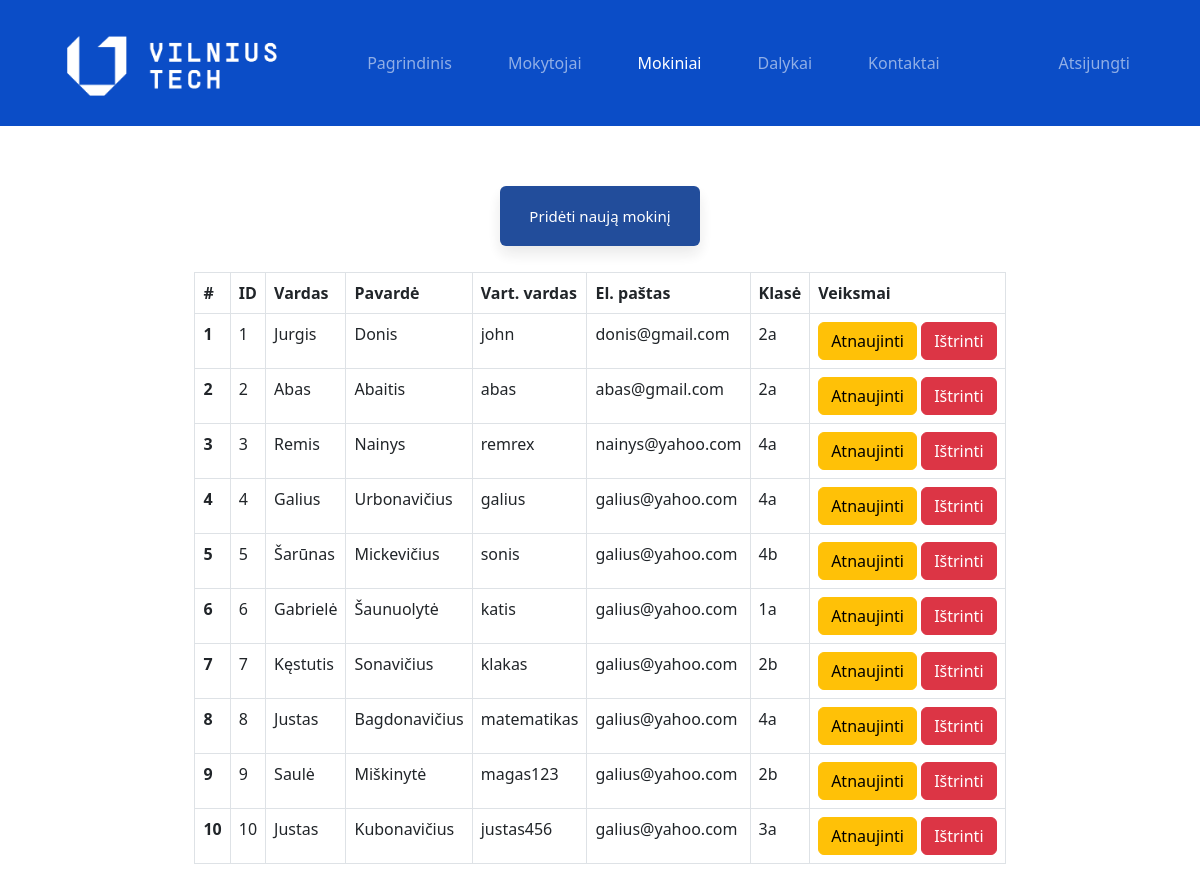
/dienynas/admin/student.php (signed in), run on the app's committed database.
### tables this page shows
CREATE TABLE `students` (
  `student_id` int(11) NOT NULL,
  `username` varchar(127) NOT NULL,
  `password` varchar(255) NOT NULL,
  `fname` varchar(127) NOT NULL,
  `lname` varchar(255) NOT NULL,
  `s_mail` varchar(250) NOT NULL,
  `grade` varchar(3) DEFAULT NULL
);

### dienynas/DB_connection.php (called while the page is built, shortened)
<?php
function getAllStudents($conn){
	$sql = "SELECT * FROM students";
	$stmt = $conn->prepare($sql);
	$stmt->execute();
	if ($stmt->rowCount() >= 1) {
	  $students = $stmt->fetchAll();
	  return $students;
	}else {
		return 0;
	}
 }

### dienynas/admin/student.php (the view, shortened to what this page needs)
<?php
if (isset($_SESSION['admin_id']) && isset($_SESSION['role'])) {
  if ($_SESSION['role'] == 'Admin') {
     include "../DB_connection.php";
     $students = getAllStudents($conn);
?>
<!DOCTYPE html>
<html lang="lt">
<head>
	<link rel="stylesheet" href="https://cdn.jsdelivr.net/npm/bootstrap@5.2.0/dist/css/bootstrap.min.css">
	<link rel="stylesheet" href="../css/style.css">
</head>
<body>
    <?php
        include "nav/navbar.php";
        if ($students != 0){
     ?>
     <div class="container1">
        <a href="student-add.php"><button class="grizti add"> Pridėti naują mokinį </button></a>
           <div class="table-responsive">
              <table class="table table-bordered mt-3 n-table">
                <thead>
                  <tr>
                    <th scope="col">#</th>
                    <th scope="col">ID</th>
                    <th scope="col">Vardas</th>
                    <th scope="col">Pavardė</th>
                    <th scope="col">Vart. vardas</th>
                    <th scope="col">El. paštas</th>
                    <th scope="col">Klasė</th>
                    <th scope="col">Veiksmai</th>
                  </tr>
                </thead>
                <tbody>
                  <?php $i = 0; foreach ($students as $student){ $i++; ?>
                  <tr>
                    <th scope="row"><?=$i?></th>
                    <td><?=$student['student_id']?></td>
                    <td><?=$student['fname']?></td>
                    <td><?=$student['lname']?></td>
                    <td><?=$student['username']?></td>
                    <td><?=$student['s_mail']?></td>
                   <td><?=$student['grade']?></td>
                    <td>
                        <a href="student-edit.php?student_id=<?=$student['student_id']?>" class="btn btn-warning">Atnaujinti</a>
                        <a href="student-delete.php?student_id=<?=$student['student_id']?>" class="btn btn-danger">Ištrinti</a>
                    </td>
                  </tr>
                <?php } ?>
                </tbody>
              </table>
           </div>
         <?php } else { ?>
             <div class="alert alert-info .w-450 m-5" role="alert">Tuščia!</div>
         <?php } ?>
     </div>
</body>
</html>
<?php }} ?>

### dienynas/css/style.css (style rules this page uses)
.container1 { display: flex; flex-direction: column; align-items: center; margin-top: 5%; }
.myg, .myg1, .grizti { opacity: 0.9; border: none; border-radius: 6px; color: white; font-size: 15px; height: 40px; width: 150px; margin: 0px 5px; cursor: pointer; box-shadow: 0px 8px 15px rgba(0, 0, 0, 0.1); transition: all 0.3s; }
.grizti { background-color:#0b3a91; }
.add { width: 200px; height: 60px; margin-bottom: 10px; }

### data on the page
students: student_id "1", fname "Jurgis", lname "Donis", username "john", s_mail "donis@gmail.com", grade "2a"
students: student_id "2", fname "Abas", lname "Abaitis", username "abas", s_mail "abas@gmail.com", grade "2a"
students: student_id "3", fname "Remis", lname "Nainys", username "remrex", s_mail "nainys@yahoo.com", grade "4a"
students: student_id "4", fname "Galius", lname "Urbonavičius", username "galius", s_mail "galius@yahoo.com", grade "4a"
students: student_id "5", fname "Šarūnas", lname "Mickevičius", username "sonis", s_mail "galius@yahoo.com", grade "4b"
students: student_id "6", fname "Gabrielė", lname "Šaunuolytė", username "katis", s_mail "galius@yahoo.com", grade "1a"
students: student_id "7", fname "Kęstutis", lname "Sonavičius", username "klakas", s_mail "galius@yahoo.com", grade "2b"
students: student_id "8", fname "Justas", lname "Bagdonavičius", username "matematikas", s_mail "galius@yahoo.com", grade "4a"
students: student_id "9", fname "Saulė", lname "Miškinytė", username "magas123", s_mail "galius@yahoo.com", grade "2b"
students: student_id "10", fname "Justas", lname "Kubonavičius", username "justas456", s_mail "galius@yahoo.com", grade "3a"
